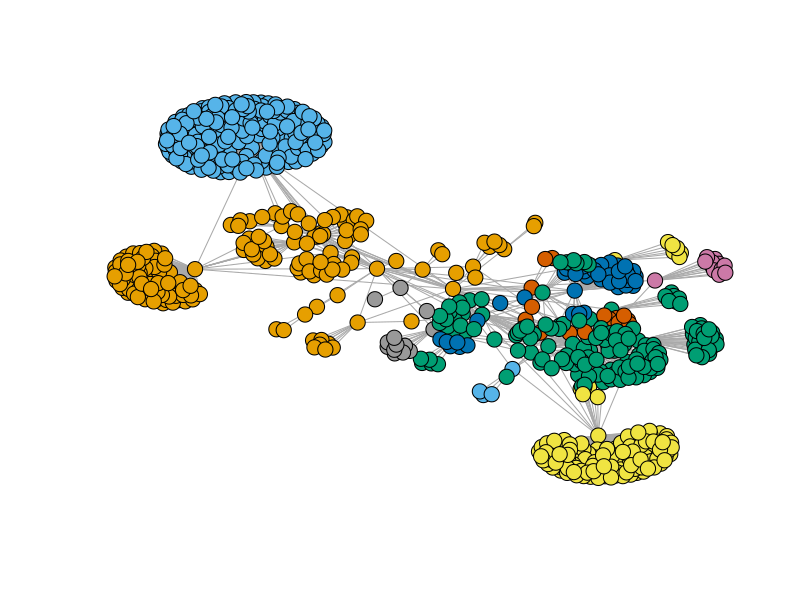
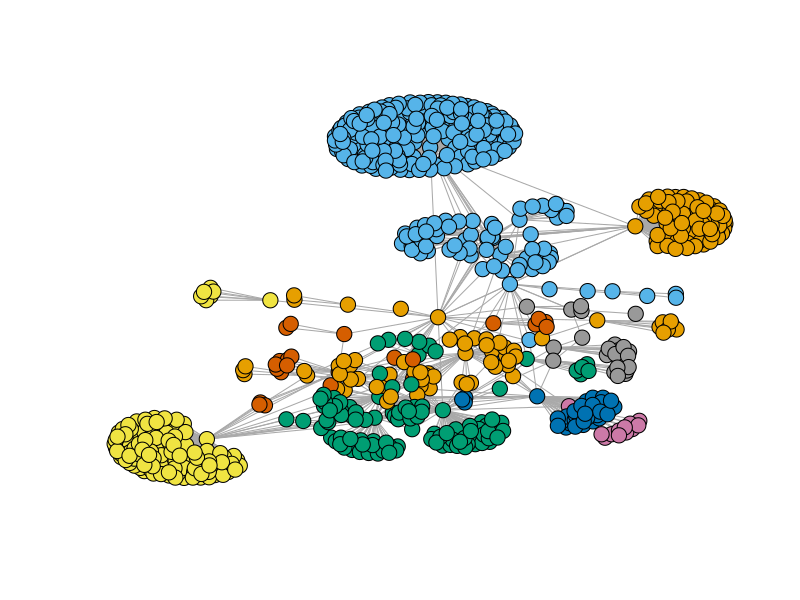
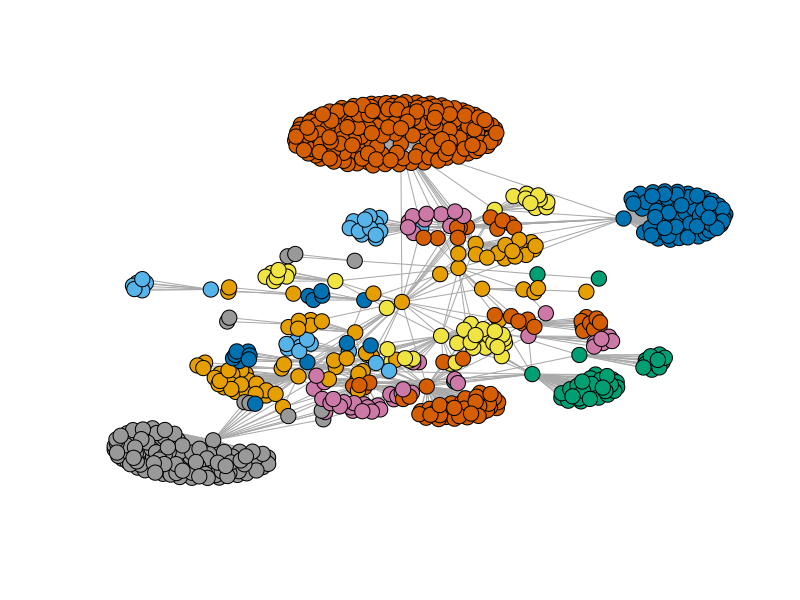

Generate these figures, in order, with R:
## ---- chunk 1
folder = '/Users/Hila/Documents/ML/Targil3'
setwd(folder)
require(igraph)
## ---- chunk 2
ga.data = read.csv('1.csv',header = T)
ga_names =  graph.data.frame(ga.data,directed = F)
summary(ga_names)
V(ga_names)$name
#Remove self-Loops is exist 
ga_names = simplify(ga_names)
## ---- chunk 3
ga_bet = betweenness(ga_names)
ga_bet = sort(ga_bet,decreasing = T)
names(ga_bet[1])

## ---- chunk 4

ga_close = closeness(ga_names)
ga_close = sort(ga_close, decreasing = T)
names(ga_close[1])

## ---- chunk 5

ga_eigen = evcent(ga_names)
ga_eigen = sort(ga_eigen$vector, decreasing = T)
names(ga_eigen[1])

## ---- chunk 6

#Find commuinty with Girvan-Newman community detection
fc = edge.betweenness.community(ga_names)

#Cheack what is the modularity
fc$modularity

#What partition is the best?
max(fc$modularity)
which.max(fc$modularity)

#Color nodes by partitions 
memb = membership(fc)
plot(ga_names, vertex.size=5, vertex.label=NA,
     vertex.color=memb, asp=FALSE)

#How many communities received
max(levels(as.factor(memb)))

#What size of each commuinty
summary(as.factor(memb))


#Find commuinty with Multi-Level algorithm
#This function implements the multi-level modularity optimization algorithm for finding community structure.
ml = multilevel.community(ga_names)

#Cheack what is the modularity
ml$modularity

#What partition is the best?
max(ml$modularity)
which.max(ml$modularity)

#Color nodes by partitions 
memb = membership(ml)
plot(ga_names, vertex.size=5, vertex.label=NA,
     vertex.color=memb, asp=FALSE)

#How many communities received
max(levels(as.factor(memb)))

#What size of each commuinty
summary(as.factor(memb))


#Find commuinty with propagating labels algorithm
#This is a fast, nearly linear time algorithm for detecting community structure in networks.
#In works by labeling the vertices with unique labels and then updating the labels by majority voting in the neighborhood of the vertex.
pl = label.propagation.community(ga_names)

#Cheack what is the modularity
pl$modularity

#What partition is the best?
max(pl$modularity)
which.max(pl$modularity)

#Color nodes by partitions 
memb = membership(pl)

plot(ga_names, vertex.size=5, vertex.label=NA,
     vertex.color=memb, asp=FALSE)

#How many communities received
max(levels(as.factor(memb)))

#What size of each commuinty
summary(as.factor(memb))
